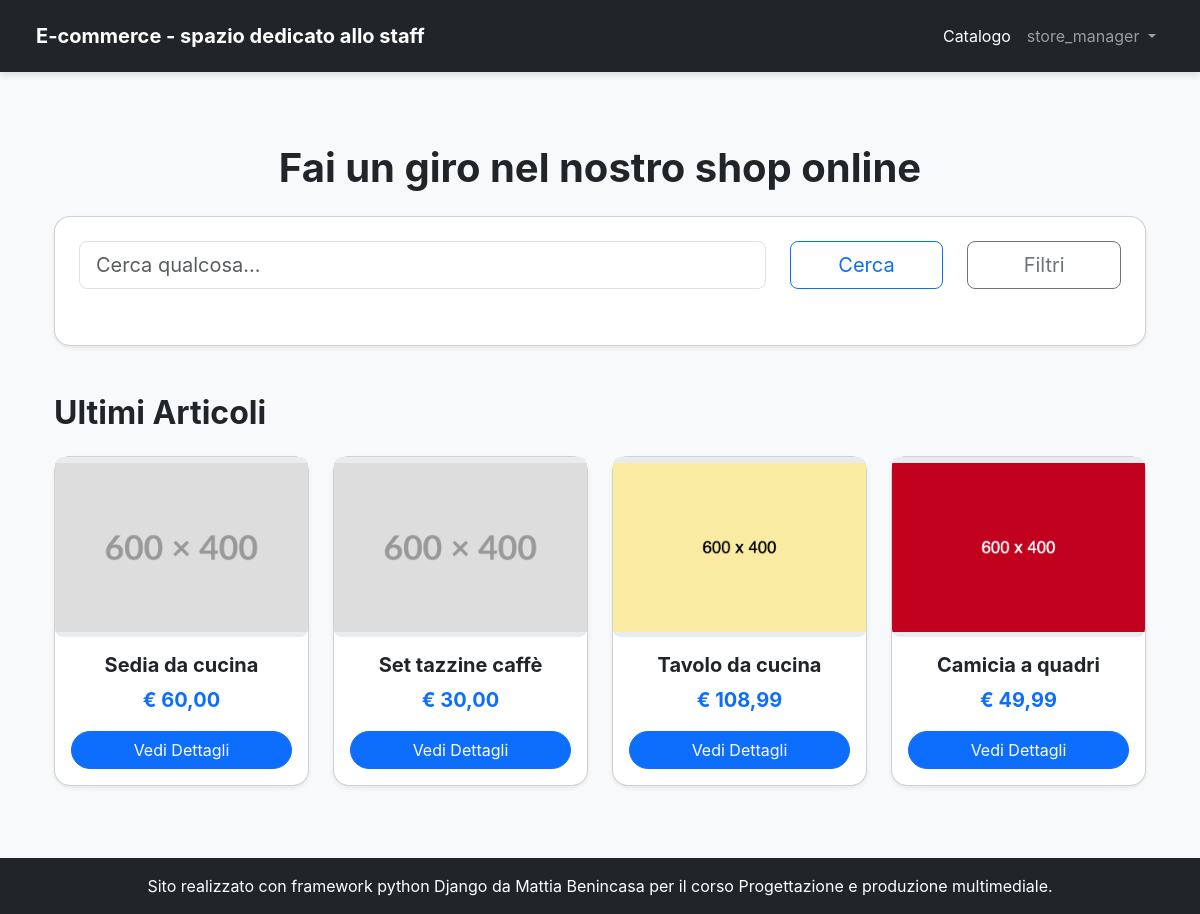
The app's page / (signed in) with its own data.
### accounts/models.py (models this page shows, shortened)
class CustomUser(AbstractUser):
    birth_date = models.DateField(blank=True, null=True)
    REQUIRED_FIELDS = ['email', 'first_name', 'last_name', 'birth_date']
    class Meta:
        permissions = [
            ('can_access_manager_dashboard', 'Può accedere alla dashboard degli store manager'),
            ('can_access_customer_dashboard', 'Può accedere alla dashboard clienti')
        ]
        verbose_name = 'Utente'
        verbose_name_plural = 'Utenti'

### products/models.py (models this page shows, shortened)
class Product(models.Model):
    name = models.CharField(max_length=200, verbose_name="Nome Prodotto")
    slug = AutoSlugField(populate_from='name', unique=True, always_update=True)
    category = models.ForeignKey(
        Category,
        on_delete=models.SET_NULL,
        null=True,
        blank=True,
        related_name='products',
        verbose_name="Categoria"
    )
    description = models.TextField(verbose_name="Descrizione prodotto")
    price = models.DecimalField(
        max_digits=10,
        decimal_places=2,
        verbose_name="Prezzo in €"
    )
    stock = models.IntegerField(
        default=0,
        verbose_name="Quantità Disponibile",
        help_text="Quantità di prodotti disponibili in magazzino."
    )
    created_at = models.DateTimeField(auto_now_add=True, verbose_name="Data Creazione")
    updated_at = models.DateTimeField(auto_now=True, verbose_name="Ultimo Aggiornamento")
    image = models.ImageField(default='placeholder.png', blank=True, verbose_name='immagine prodotto')
    class Meta:
        ordering = ('name',)
        verbose_name = "Prodotto"
        verbose_name_plural = "Prodotti"

### pages/views.py (the view)
# urls.py: path("", HomePageView.as_view(), name="HomePage")
class HomePageView(TemplateView):
    template_name = 'HomePage.html'
    def get_context_data(self, **kwargs):
        context = super().get_context_data(**kwargs)
        context['form'] = ProductSearchForm(self.request.GET)
        context['latest_products'] = Product.objects.filter(stock__gt=0).order_by('-created_at')[:4]
        return context

### products/models.py (called while the page is built)
    def __str__(self):
        return self.name

### templates/HomePage.html (shortened to what this page needs)
{% extends 'base.html' %}
{% load crispy_forms_tags %}
{% load humanize %}
{% block content %}
<div class="container my-5">
    <h1 class="text-center mb-4 fw-bold text-dark">Fai un giro nel nostro shop online</h1>
    <div class="card p-4 rounded-card shadow-sm mb-5">
        <form id="searchForm" method="get" action="{% url 'product_list' %}" class="mb-3">
            {% crispy form %}
        </form>
    </div>
    <h2 class="fw-bold text-dark mb-4">Ultimi Articoli</h2>
    {% if latest_products %}
    <div class="row row-cols-1 row-cols-md-2 row-cols-lg-4 g-4 mb-5">
        {% for product in latest_products %}
        <div class="col">
            <div class="card h-100 shadow-sm rounded-card">
                <div class="img-placeholder" style="height: 180px;">
                    {% if product.image.name %}
                        <img class="product_image" src="{{ product.image.url }}" alt="{{ product.name }}">
                    {% else %}
                        [Image of Product placeholder]
                    {% endif %}
                </div>
                <div class="card-body d-flex flex-column text-center">
                    <h5 class="card-title fw-bold text-dark">{{ product.name }}</h5>
                    <p class="card-text text-primary fs-5 fw-bold">€ {{ product.price|floatformat:2|intcomma }}</p>
                    <a href="{% url 'product_details' slug=product.slug %}" class="btn btn-primary rounded-pill mt-auto">Vedi Dettagli</a>
                </div>
            </div>
        </div>
        {% endfor %}
    </div>
    {% else %}
    <div class="alert alert-info text-center" role="alert">
        Nessun articolo recente disponibile.
    </div>
    {% endif %}
</div>
{% endblock content %}

### templates/base.html (shortened to what this page needs)
<!DOCTYPE html>
<html lang="it">
<head>
    <link href="https://cdn.jsdelivr.net/npm/bootstrap@5.3.3/dist/css/bootstrap.min.css" rel="stylesheet"
          xintegrity="sha384-QWTKZyjpPEjISv5WaRU9Oer_idvLwtxj0s3rNb+eD+PjSgWvKWHB/a8P+fK7">
</head>
<body class="d-flex flex-column min-vh-100">
    <nav class="navbar navbar-expand-lg fixed-top navbar-dark bg-dark px-4 py-3">
        <div class="container-fluid">
        {% if perms.accounts.can_access_manager_dashboard %}
        <a class="navbar-brand fw-bold text-white" href="{% url 'store_manager_dashboard' %}">E-commerce - spazio dedicato allo staff</a>
        {% else %}
            <a class="navbar-brand fw-bold text-white" href="/">E-commerce</a>
        {% endif %}
            <div class="collapse navbar-collapse" id="navbarSupportedContent">
                {% if user.is_authenticated and perms.accounts.can_access_customer_dashboard %}
                <ul class="navbar-nav ms-auto">
                    <li class="nav-item">
                        <a class="nav-link text-white" href="{% url 'cart' %}">Carrello</a>
                    </li>
                    <li class="nav-item dropdown">
                        <a class="nav-link dropdown-toggle" href="#" role="button" data-bs-toggle="dropdown" aria-expanded="false">
                            {{ user.username }}
                        </a>
                        <ul class="dropdown-menu">
                            <li><a class="dropdown-item" href="{% url 'dashboard' %}">Profilo</a></li>
                            <li><a class="dropdown-item" href="{% url 'my_orders' %}">I miei ordini</a></li>
                            <li>
                                <form action="{% url 'logout' %}" method="post" class="d-inline">
                                        {% csrf_token %}
                                        <button type="submit" class="dropdown-item">Logout</button>
                                </form>
                            </li>
                        </ul>
                    </li>
                </ul>
                {% elif user.is_authenticated and perms.accounts.can_access_manager_dashboard %}
                    <ul class="navbar-nav ms-auto">
                        <li class="nav-item">
                            <a class="nav-link text-white" href="{% url 'product_list' %}">Catalogo</a>
                        </li>
                        <li class="nav-item dropdown">
                            <a class="nav-link dropdown-toggle" href="#" role="button" data-bs-toggle="dropdown" aria-expanded="false">
                                {{ user.username }}
                            </a>
                        </li>
                    </ul>
                {% endif %}
            </div>
        </div>
    </nav>
    <main class="container my-4 flex-grow-1">
        {% block content %}
        {% endblock content %}
    </main>
    <footer class="bg-dark text-white text-center py-3 mt-auto rounded-top-lg">
        <div class="container">
            <p class="mb-0">Sito realizzato con framework python Django da Mattia Benincasa per il corso Progettazione e produzione multimediale.</p>
        </div>
    </footer>
</body>
</html>

### templates/base.html (style rules this page uses)
body { font-family: 'Inter', sans-serif; background-color: #f8f9fa; padding-top: 4.5rem; }
.rounded-card { border-radius: 1rem; }
.navbar { box-shadow: 0 4px 6px rgba(0, 0, 0, 0.1); }
.btn-primary, .btn-secondary { border-radius: 0.5rem; }
.img-placeholder { background-color: #e9ecef; display: flex; align-items: center; justify-content: center; font-size: 1.25rem; color: #6c757d; height: 200px; border-radius: 0.5rem; overflow: hidden; }
.product_image { width: 100%; height: 200px; object-fit: contain; }

### records on screen
CustomUser: username "store_manager"
Product: image (placeholder picture), name "Sedia da cucina", price "60,00"
Product: image (placeholder picture), name "Set tazzine caffè", price "30,00"
Product: image (placeholder picture), name "Tavolo da cucina", price "108,99"
Product: image (placeholder picture), name "Camicia a quadri", price "49,99"
